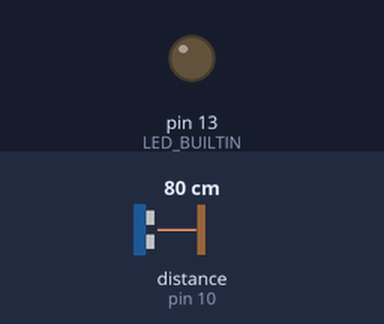
A sketch run on a simulated Arduino Uno, built with avr-gcc and run on an emulated ATmega328P. Parts: output pins drawn as LEDs (lit = HIGH). Wiring (inferred from the names in the program): ultrasonic range finder: trigger pin 9; echo pin 10. Inputs (shaded band) come from the test bench; at power-on: distance to the obstacle (sensor on pin 10) 80 cm. The echo pulse lasts 58.3 µs per cm; pins used as bus, display or sensor lines are not drawn.

Above: at 1.2 s.
1.3 s: distance to the obstacle (sensor on pin 10) set to 5 cm
2.8 s: distance to the obstacle (sensor on pin 10) set to 2 cm
At 3.6 s:
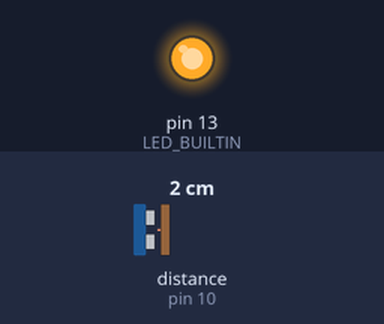
5.8 s: distance to the obstacle (sensor on pin 10) set to 4 cm
At 7.4 s:
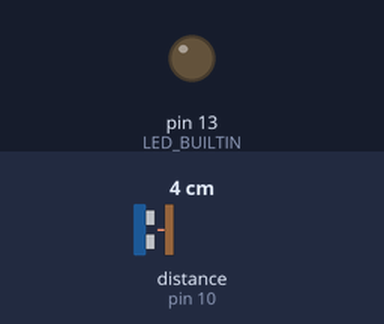
Timing chart, 0 to 8.9 s (numbered marks = the images above; inputs shaded):
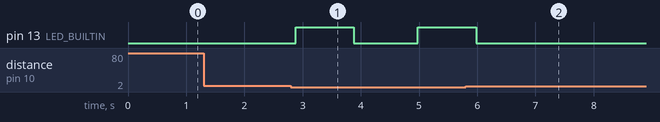

The sketch:

Ultrasonic-Sensor.ino
```cpp
const int trigPin = 9; // Trigger Pin of Ultrasonic Sensor
const int echoPin = 10; // Echo Pin of Ultrasonic Sensor

void setup() {
  // put your setup code here, to run once:
  pinMode(LED_BUILTIN, OUTPUT);
  pinMode(trigPin, OUTPUT);
  pinMode(echoPin, INPUT);
  Serial.begin(9600); // Starting Serial Terminal
}

void loop() {
  // establish variables for duration of the ping, and the distance result
  // in centimeters:
  float duration, cm;

  // The PING))) is triggered by a HIGH pulse of 2 or more microseconds.
  // Give a short LOW pulse beforehand to ensure a clean HIGH pulse:
  pinMode(trigPin, OUTPUT);
  digitalWrite(trigPin, LOW);
  delayMicroseconds(2);
  digitalWrite(trigPin, HIGH);
  delayMicroseconds(10);
  digitalWrite(trigPin, LOW);


  pinMode(echoPin, INPUT);
  duration = pulseIn(echoPin, HIGH);

  // convert the time into a distance
  cm = microsecondsToCentimeters(duration);

  if (cm < 3)
  {
    digitalWrite(LED_BUILTIN, HIGH);   // turn the LED on (HIGH is the voltage level)
    delay(1000);                       // wait for a second
    digitalWrite(LED_BUILTIN, LOW);    // turn the LED off by making the voltage LOW
    delay(1000);
  }
  delay(100);
}

long microsecondsToCentimeters(long microseconds) {
  // The speed of sound is 340 m/s or 29 microseconds per centimeter.
  // The ping travels out and back, so to find the distance of the object we
  // take half of the distance travelled.
  return microseconds / 29 / 2;
}
```

Measured:
- the behaviour switches between 4 and 3 cm on distance to the obstacle (sensor on pin 10) (found by bisection; images 0 and 1)
- after the input at 1.3 s, every drawn part: stays the same
- after the input at 2.8 s, pin 13 (LED_BUILTIN): LOW → HIGH after 0.08 s, → LOW 1.0 s later, → HIGH 1.1 s later
- after the input at 5.8 s, pin 13 (LED_BUILTIN): goes on until 6.0 s, then stays LOW
